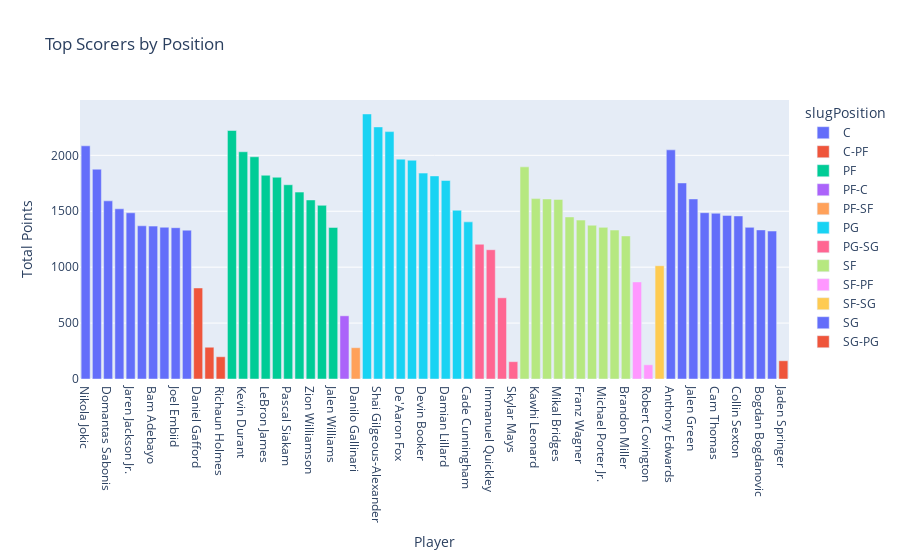

Notebook source saved alongside this figure:
### Code cell
top_scorers = SS.groupby('slugPosition').apply(lambda x: x.nlargest(10, 'ptsTotals')).reset_index(drop=True)
fig = px.bar(top_scorers, x='namePlayer', y='ptsTotals', color='slugPosition',
             title='Top Scorers by Position',
             labels={'namePlayer': 'Player', 'ptsTotals': 'Total Points'},
             hover_data=['slugTeamBREF'])
fig.show()

### Figure 1 — Plotly figure (JSON) as saved in the notebook; plotly's stock layout.template omitted (floating-point values rounded to 4 significant figures)
{"data": [{"alignmentgroup": "True", "customdata": [["DEN"], ["LAL"], ["SAC"], ["SAS"], ["MEM"], ["CHI"], ["MIA"], ["OKC"], ["PHI"], ["HOU"]], "hovertemplate": "slugPosition=C<br>Player=%{x}<br>Total Points=%{y}<br>slugTeamBREF=%{customdata[0]}<extra></extra>", "legendgroup": "C", "marker": {"color": "#636efa", "pattern": {"shape": ""}}, "name": "C", "offsetgroup": "C", "orientation": "v", "showlegend": true, "textposition": "auto", "type": "bar", "x": ["Nikola Jokic", "Anthony Davis", "Domantas Sabonis", "Victor Wembanyama", "Jaren Jackson Jr.", "Nikola Vucevic", "Bam Adebayo", "Chet Holmgren", "Joel Embiid", "Alperen Sengun"], "xaxis": "x", "y": [2085, 1876, 1593, 1522, 1486, 1370, 1367, 1357, 1353, 1331], "yaxis": "y"}, {"alignmentgroup": "True", "customdata": [["TOT"], ["TOT"], ["TOT"]], "hovertemplate": "slugPosition=C-PF<br>Player=%{x}<br>Total Points=%{y}<br>slugTeamBREF=%{customdata[0]}<extra></extra>", "legendgroup": "C-PF", "marker": {"color": "#EF553B", "pattern": {"shape": ""}}, "name": "C-PF", "offsetgroup": "C-PF", "orientation": "v", "showlegend": true, "textposition": "auto", "type": "bar", "x": ["Daniel Gafford", "Xavier Tillman Sr.", "Richaun Holmes"], "xaxis": "x", "y": [814, 284, 199], "yaxis": "y"}, {"alignmentgroup": "True", "customdata": [["MIL"], ["PHO"], ["BOS"], ["LAL"], ["ORL"], ["TOT"], ["LAC"], ["NOP"], ["WAS"], ["OKC"]], "hovertemplate": "slugPosition=PF<br>Player=%{x}<br>Total Points=%{y}<br>slugTeamBREF=%{customdata[0]}<extra></extra>", "legendgroup": "PF", "marker": {"color": "#00cc96", "pattern": {"shape": ""}}, "name": "PF", "offsetgroup": "PF", "orientation": "v", "showlegend": true, "textposition": "auto", "type": "bar", "x": ["Giannis Antetokounmpo", "Kevin Durant", "Jayson Tatum", "LeBron James", "Paolo Banchero", "Pascal Siakam", "Paul George", "Zion Williamson", "Kyle Kuzma", "Jalen Williams"], "xaxis": "x", "y": [2222, 2032, 1987, 1822, 1804, 1737, 1671, 1601, 1553, 1355], "yaxis": "y"}, {"alignmentgroup": "True", "customdata": [["TOT"]], "hovertemplate": "slugPosition=PF-C<br>Player=%{x}<br>Total Points=%{y}<br>slugTeamBREF=%{customdata[0]}<extra></extra>", "legendgroup": "PF-C", "marker": {"color": "#ab63fa", "pattern": {"shape": ""}}, "name": "PF-C", "offsetgroup": "PF-C", "orientation": "v", "showlegend": true, "textposition": "auto", "type": "bar", "x": ["Precious Achiuwa"], "xaxis": "x", "y": [565], "yaxis": "y"}, {"alignmentgroup": "True", "customdata": [["TOT"]], "hovertemplate": "slugPosition=PF-SF<br>Player=%{x}<br>Total Points=%{y}<br>slugTeamBREF=%{customdata[0]}<extra></extra>", "legendgroup": "PF-SF", "marker": {"color": "#FFA15A", "pattern": {"shape": ""}}, "name": "PF-SF", "offsetgroup": "PF-SF", "orientation": "v", "showlegend": true, "textposition": "auto", "type": "bar", "x": ["Danilo Gallinari"], "xaxis": "x", "y": [280], "yaxis": "y"}, {"alignmentgroup": "True", "customdata": [["DAL"], ["OKC"], ["NYK"], ["SAC"], ["GSW"], ["PHO"], ["PHI"], ["MIL"], ["CHI"], ["DET"]], "hovertemplate": "slugPosition=PG<br>Player=%{x}<br>Total Points=%{y}<br>slugTeamBREF=%{customdata[0]}<extra></extra>", "legendgroup": "PG", "marker": {"color": "#19d3f3", "pattern": {"shape": ""}}, "name": "PG", "offsetgroup": "PG", "orientation": "v", "showlegend": true, "textposition": "auto", "type": "bar", "x": ["Luka Doncic", "Shai Gilgeous-Alexander", "Jalen Brunson", "De'Aaron Fox", "Stephen Curry", "Devin Booker", "Tyrese Maxey", "Damian Lillard", "Coby White", "Cade Cunningham"], "xaxis": "x", "y": [2370, 2254, 2212, 1966, 1956, 1841, 1816, 1775, 1509, 1405], "yaxis": "y"}, {"alignmentgroup": "True", "customdata": [["TOT"], ["TOT"], ["TOT"], ["TOT"]], "hovertemplate": "slugPosition=PG-SG<br>Player=%{x}<br>Total Points=%{y}<br>slugTeamBREF=%{customdata[0]}<extra></extra>", "legendgroup": "PG-SG", "marker": {"color": "#FF6692", "pattern": {"shape": ""}}, "name": "PG-SG", "offsetgroup": "PG-SG", "orientation": "v", "showlegend": true, "textposition": "auto", "type": "bar", "x": ["Terry Rozier", "Immanuel Quickley", "Bruce Brown", "Skylar Mays"], "xaxis": "x", "y": [1205, 1156, 726, 155], "yaxis": "y"}, {"alignmentgroup": "True", "customdata": [["CHI"], ["LAC"], ["BOS"], ["BRK"], ["CHO"], ["ORL"], ["GSW"], ["DEN"], ["NOP"], ["CHO"]], "hovertemplate": "slugPosition=SF<br>Player=%{x}<br>Total Points=%{y}<br>slugTeamBREF=%{customdata[0]}<extra></extra>", "legendgroup": "SF", "marker": {"color": "#B6E880", "pattern": {"shape": ""}}, "name": "SF", "offsetgroup": "SF", "orientation": "v", "showlegend": true, "textposition": "auto", "type": "bar", "x": ["DeMar DeRozan", "Kawhi Leonard", "Jaylen Brown", "Mikal Bridges", "Miles Bridges", "Franz Wagner", "Klay Thompson", "Michael Porter Jr.", "Brandon Ingram", "Brandon Miller"], "xaxis": "x", "y": [1897, 1613, 1610, 1606, 1449, 1421, 1375, 1356, 1332, 1279], "yaxis": "y"}, {"alignmentgroup": "True", "customdata": [["TOT"], ["TOT"]], "hovertemplate": "slugPosition=SF-PF<br>Player=%{x}<br>Total Points=%{y}<br>slugTeamBREF=%{customdata[0]}<extra></extra>", "legendgroup": "SF-PF", "marker": {"color": "#FF97FF", "pattern": {"shape": ""}}, "name": "SF-PF", "offsetgroup": "SF-PF", "orientation": "v", "showlegend": true, "textposition": "auto", "type": "bar", "x": ["Bojan Bogdanovic", "Robert Covington"], "xaxis": "x", "y": [868, 127], "yaxis": "y"}, {"alignmentgroup": "True", "customdata": [["TOT"]], "hovertemplate": "slugPosition=SF-SG<br>Player=%{x}<br>Total Points=%{y}<br>slugTeamBREF=%{customdata[0]}<extra></extra>", "legendgroup": "SF-SG", "marker": {"color": "#FECB52", "pattern": {"shape": ""}}, "name": "SF-SG", "offsetgroup": "SF-SG", "orientation": "v", "showlegend": true, "textposition": "auto", "type": "bar", "x": ["Buddy Hield"], "xaxis": "x", "y": [1013], "yaxis": "y"}, {"alignmentgroup": "True", "customdata": [["MIN"], ["ATL"], ["HOU"], ["DAL"], ["BRK"], ["CLE"], ["UTA"], ["WAS"], ["ATL"], ["SAS"]], "hovertemplate": "slugPosition=SG<br>Player=%{x}<br>Total Points=%{y}<br>slugTeamBREF=%{customdata[0]}<extra></extra>", "legendgroup": "SG", "marker": {"color": "#636efa", "pattern": {"shape": ""}}, "name": "SG", "offsetgroup": "SG", "orientation": "v", "showlegend": true, "textposition": "auto", "type": "bar", "x": ["Anthony Edwards", "Dejounte Murray", "Jalen Green", "Kyrie Irving", "Cam Thomas", "Donovan Mitchell", "Collin Sexton", "Jordan Poole", "Bogdan Bogdanovic", "Devin Vassell"], "xaxis": "x", "y": [2049, 1753, 1610, 1487, 1482, 1463, 1458, 1356, 1333, 1323], "yaxis": "y"}, {"alignmentgroup": "True", "customdata": [["TOT"]], "hovertemplate": "slugPosition=SG-PG<br>Player=%{x}<br>Total Points=%{y}<br>slugTeamBREF=%{customdata[0]}<extra></extra>", "legendgroup": "SG-PG", "marker": {"color": "#EF553B", "pattern": {"shape": ""}}, "name": "SG-PG", "offsetgroup": "SG-PG", "orientation": "v", "showlegend": true, "textposition": "auto", "type": "bar", "x": ["Jaden Springer"], "xaxis": "x", "y": [163], "yaxis": "y"}], "layout": {"barmode": "relative", "legend": {"title": {"text": "slugPosition"}, "tracegroupgap": 0}, "title": {"text": "Top Scorers by Position"}, "xaxis": {"anchor": "y", "domain": [0, 1], "title": {"text": "Player"}}, "yaxis": {"anchor": "x", "domain": [0, 1], "title": {"text": "Total Points"}}}}
